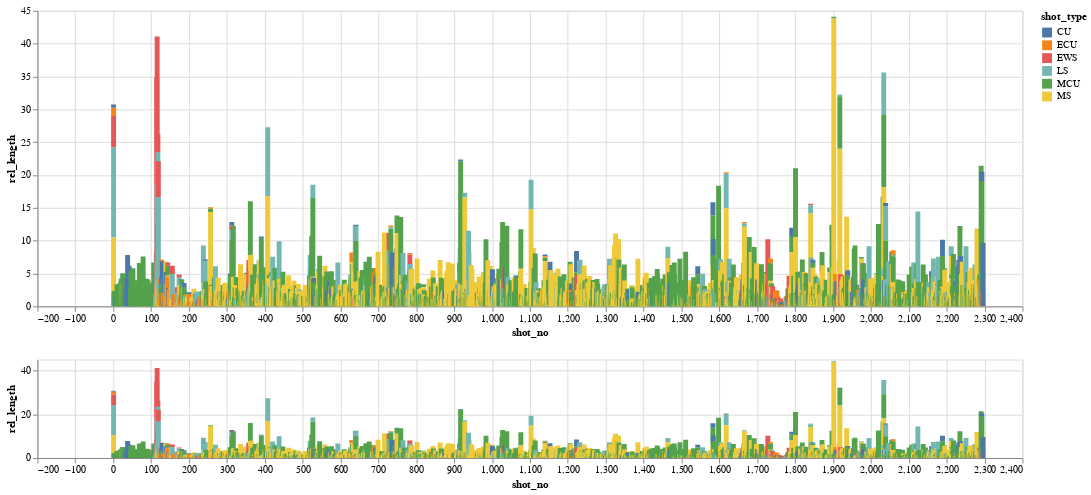

This figure's notebook cell:
### Code cell
import altair as alt

#alt.renderers.enable('notebook')
alt.data_transformers.disable_max_rows()
#alt.data_transformers.enable('json')

selector_color = alt.selection_multi(encodings=['color'], bind='legend')
brush = alt.selection(type='interval', encodings=['x'])

base = alt.Chart(shot_list_aggr).mark_bar(binSpacing=0.01).encode(
    x = alt.X('shot_no', scale=alt.Scale(domain=brush)),
    y = 'rel_length',
    color = alt.condition(selector_color, 'shot_type', alt.value('lightgray')),
    tooltip = 'prediction_mean'
)

upper = base.properties(
    width = 1000,
    selection = selector_color
)#.interactive()

view = upper.properties(
    height=100,
).add_selection(brush)

upper & view

### Figure 1 — Vega-Lite specification as saved in the notebook (floating-point values rounded to 4 significant figures; data arrays with more than 128 entries replaced by an {"elided": "..."} marker saying what was removed)
{"config": {"view": {"continuousWidth": 400, "continuousHeight": 300}}, "vconcat": [{"mark": {"type": "bar", "binSpacing": 0.01}, "encoding": {"color": {"condition": {"type": "nominal", "field": "shot_type", "selection": "selector013"}, "value": "lightgray"}, "tooltip": {"type": "quantitative", "field": "prediction_mean"}, "x": {"type": "quantitative", "field": "shot_no", "scale": {"domain": {"selection": "selector014"}}}, "y": {"type": "quantitative", "field": "rel_length"}}, "selection": {"selector013": {"type": "multi", "encodings": ["color"], "bind": "legend"}}, "width": 1000}, {"mark": {"type": "bar", "binSpacing": 0.01}, "encoding": {"color": {"condition": {"type": "nominal", "field": "shot_type", "selection": "selector013"}, "value": "lightgray"}, "tooltip": {"type": "quantitative", "field": "prediction_mean"}, "x": {"type": "quantitative", "field": "shot_no", "scale": {"domain": {"selection": "selector014"}}}, "y": {"type": "quantitative", "field": "rel_length"}}, "height": 100, "selection": {"selector013": {"type": "multi", "encodings": ["color"], "bind": "legend"}, "selector014": {"type": "interval", "encodings": ["x"]}}, "width": 1000}], "data": {"name": "data-a84f5d63ea04b96c366a2523b12d858d"}, "$schema": "https://vega.github.io/schema/vega-lite/v4.0.0.json", "datasets": {"data-a84f5d63ea04b96c366a2523b12d858d": {"elided": "2824 records"}}}
